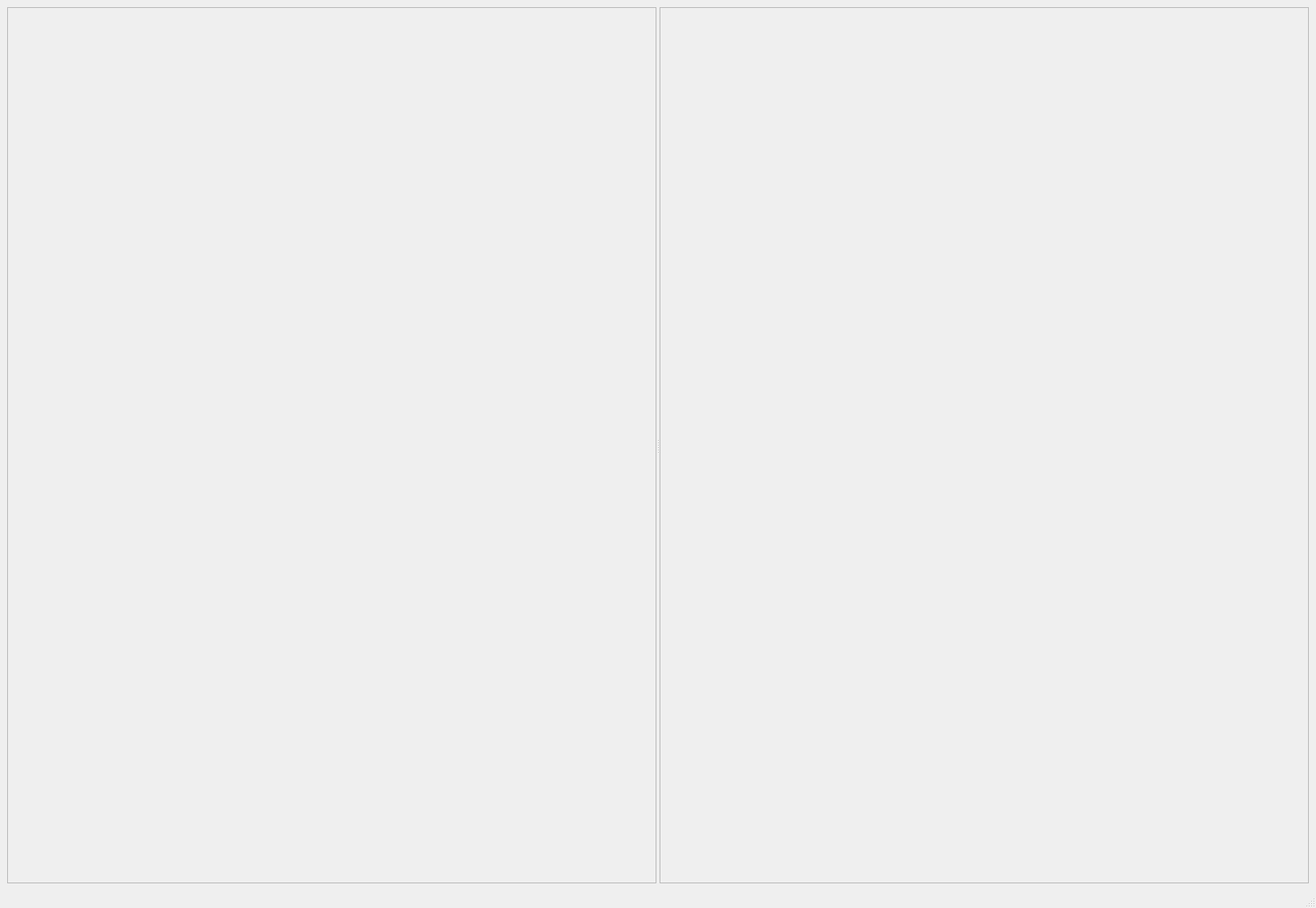
<?xml version="1.0" encoding="UTF-8"?>
<ui version="4.0">
 <class>MainWindow</class>
 <widget class="QMainWindow" name="MainWindow">
  <property name="geometry">
   <rect>
    <x>0</x>
    <y>0</y>
    <width>1654</width>
    <height>1141</height>
   </rect>
  </property>
  <property name="windowTitle">
   <string>MainWindow</string>
  </property>
  <widget class="QWidget" name="centralwidget">
   <layout class="QHBoxLayout" name="horizontalLayout">
    <item>
     <widget class="QSplitter" name="splitter">
      <property name="orientation">
       <enum>Qt::Horizontal</enum>
      </property>
      <widget class="QFrame" name="frame_2">
       <property name="frameShape">
        <enum>QFrame::StyledPanel</enum>
       </property>
       <property name="frameShadow">
        <enum>QFrame::Raised</enum>
       </property>
      </widget>
      <widget class="QFrame" name="frame">
       <property name="frameShape">
        <enum>QFrame::StyledPanel</enum>
       </property>
       <property name="frameShadow">
        <enum>QFrame::Raised</enum>
       </property>
      </widget>
     </widget>
    </item>
   </layout>
  </widget>
  <widget class="QStatusBar" name="statusbar"/>
 </widget>
 <resources/>
 <connections/>
</ui>
